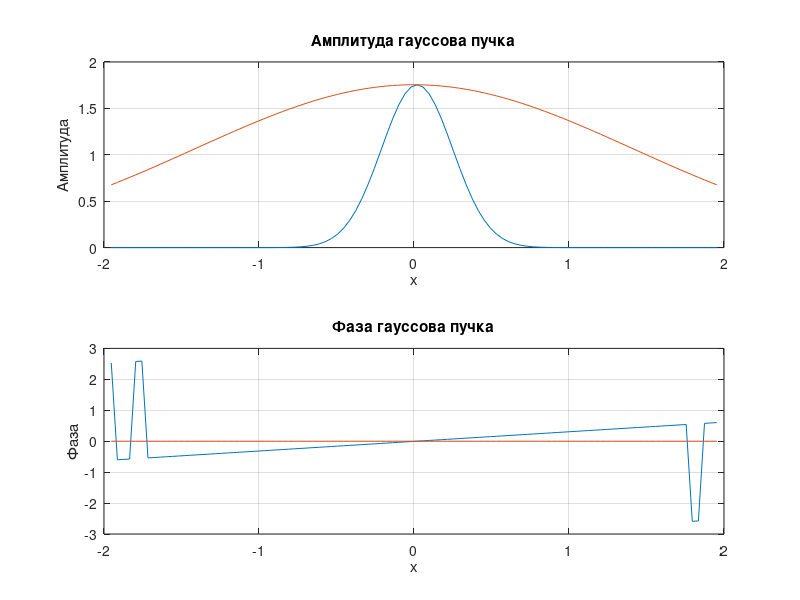

Here is the MATLAB script that generated this plot:

% Для аналитики применить не финитное 
% преобразование. Использовать свойства 
% преобразования Фурье. 
% Параметры
N = 100; % Размерность вектора f
M = 256; % Размерность после дополнения нулями
a = 5;
hx = 2 * a / N; % Шаг по x
input_field = @(x) exp(-x.^2);

% Шаг 1: Дискретизация входной функции f(x)
x = linspace(-a, a, N);
f = input_field(x);

% Шаг 2: Дополнение вектора f нулями до размерности M
f_padded = [zeros(1, (M-N)/2), f, zeros(1, (M-N)/2)];

% Шаг 3: Разбить вектор f на две половины и поменять их местами
f_swapped = [f_padded((M/2+1):end), f_padded(1:(M/2))];

% Шаг 4: Выполнить БПФ от f и умножить результат на шаг hx
F1 = fft(f_swapped) * hx;

% Шаг 5: Разбить вектор F на две половины и поменять их местами
F1 = [F1((M/2+1):end), F1(1:(M/2))];

% Шаг 6: «Вырезать» центральную часть вектора F, оставив центральные N элементов
F1 = F1((M/2-N/2+1):(M/2+N/2));

% Шаг 7: Пересчитать область задания функции Fa(u) по формуле (7)
b = N^2 / (4 * a * M);
u = linspace(-b, b, N);

% Финитное преобразование Фурье методом прямоугольников
F2 = zeros(size(u));

for k = 1:length(u)
    integrand = f .* exp(-1i * u(k) * x);
    F2(k) = sum(integrand) * hx;
end

% Построение графика амплитуды
figure;
subplot(2, 1, 1);
plot(u, abs(F1));
hold on;
plot(u, abs(F2));
hold off;
title('Амплитуда гауссова пучка');
xlabel('x');
ylabel('Амплитуда');
grid on;

% Построение графика фазы
subplot(2, 1, 2);
plot(u, angle(F1));
hold on;
plot(u, angle(F2));
hold off;
title('Фаза гауссова пучка');
xlabel('x');
ylabel('Фаза');
grid on;
